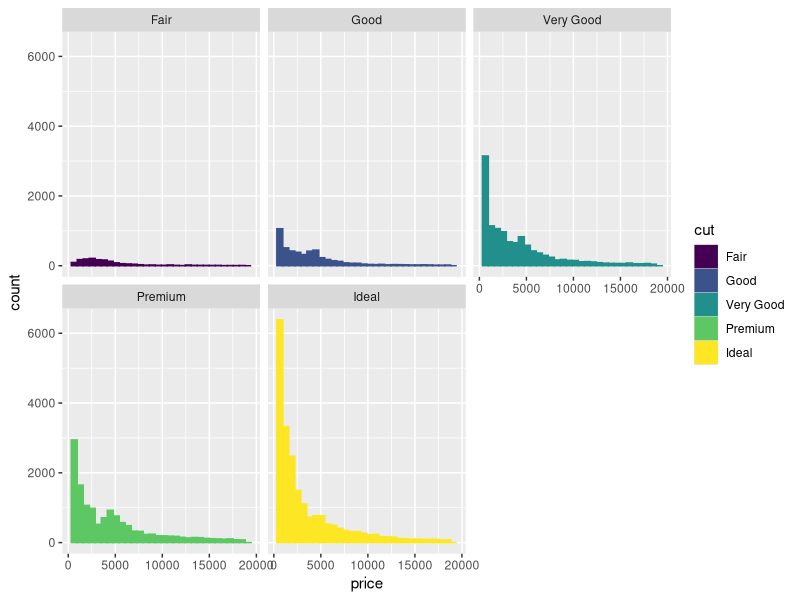
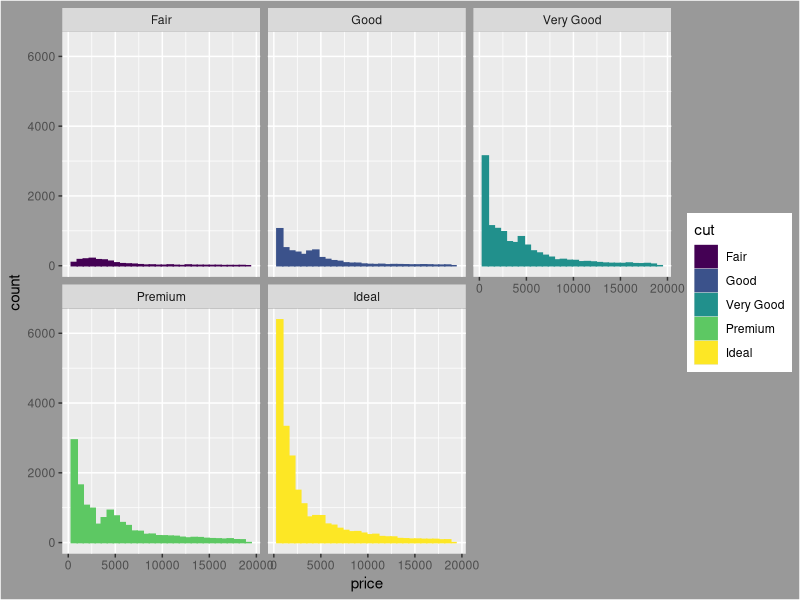

Reproduce these figures in R, in order.
## ---- chunk 1
library(tidyverse)
diamonds
## ---- chunk 2
ggplot(data = diamonds, aes(x = price, color = cut, fill = cut))+
  geom_histogram()+
  facet_wrap(~cut)
## ---- chunk 3
ggplot(data = diamonds, aes(x = price, color = cut, fill = cut))+
  geom_histogram()+
  facet_wrap(~cut)+
  theme(plot.background = element_rect(fill = "grey60"),
        panel.grid.major = element_line(colour = "white"))
